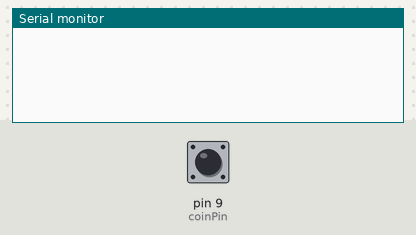
A sketch run on a simulated Arduino Uno, built with avr-gcc and run on an emulated ATmega328P. On the bench: the last lines printed to the serial monitor. The test bench sets the inputs (shaded band); at power-on: pin 9 (coinPin) HIGH.

Above: at 1.2 s.
1.3 s: pin 9 (coinPin) pulled LOW for 0.15 s
At 2.1 s:
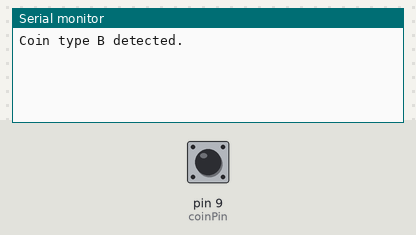
2.9 s: pin 9 (coinPin) pulsed LOW 2 times (0.12 s each, 0.3 s apart)
At 3.7 s:
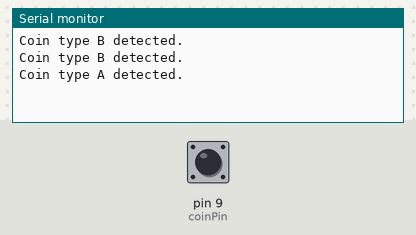

Measured:
- after the input at 1.3 s, the serial monitor: prints a new line after 0.15 s (image 1)
- after the input at 2.9 s, the serial monitor: prints a new line after 0.42 s (image 2)

The sketch:

DistinguishCoins.ino
```cpp
const int coinPin = 9;  // Digital pin to which the coin acceptor is connected
unsigned long lastPulseTime = 0;
unsigned long pulseWidth = 0;

void setup() {
  Serial.begin(9600);
  pinMode(coinPin, INPUT_PULLUP);
}

void loop() {
  // Read the coin acceptor's output
  int coinState = digitalRead(coinPin);
  unsigned long currentTime = millis();

  // Check for a falling edge (coin insertion)
  if (coinState == LOW && currentTime - lastPulseTime > 50) {
    pulseWidth = 0; // Reset pulse width

    // Measure the pulse width
    while (coinState == LOW) {
      currentTime = millis();
      coinState = digitalRead(coinPin);
    }

    pulseWidth = currentTime - lastPulseTime;

    // Distinguish between coin types based on pulse width
    if (pulseWidth < 1000) {
      Serial.println("Coin type A detected."); // Coin type with a pulse width closer to 200 ms
    } else {
      Serial.println("Coin type B detected."); // Coin type with a pulse width above 2000 ms
    }

    lastPulseTime = currentTime;
  }

  // Add a small delay to avoid false detections
  delay(10);
}
```
